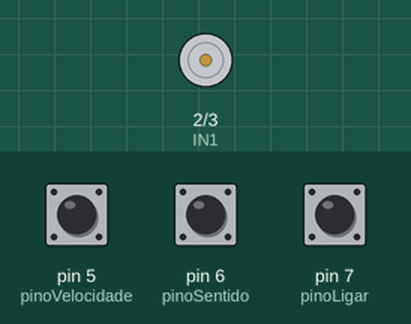
Recording of a sketch running on a simulated Arduino Uno, built with avr-gcc and run on an emulated ATmega328P. Shown: motor-driver pin pairs drawn as motors (green arrow = first pin HIGH = forward, orange = second pin HIGH = backward, longer = more drive, scaled by the enable pin). Inputs (shaded band) come from the test bench; at power-on: pin 7 (pinoLigar) HIGH, pin 5 (pinoVelocidade) HIGH, pin 6 (pinoSentido) HIGH.

Above: at 1.2 s.
1.3 s: pin 7 (pinoLigar) pulled LOW for 0.15 s
At 2.3 s:
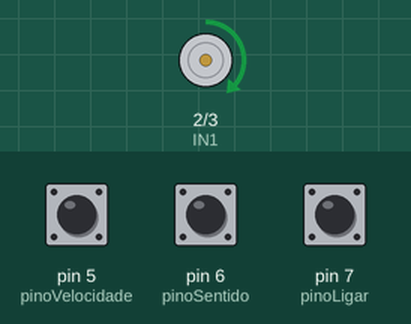
2.9 s: pin 5 (pinoVelocidade) pulled LOW for 0.15 s
At 3.5 s:
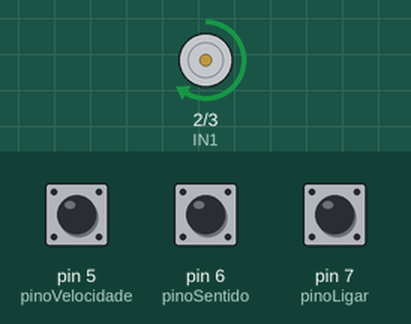
4.5 s: pin 6 (pinoSentido) pulled LOW for 0.15 s
At 6.0 s:
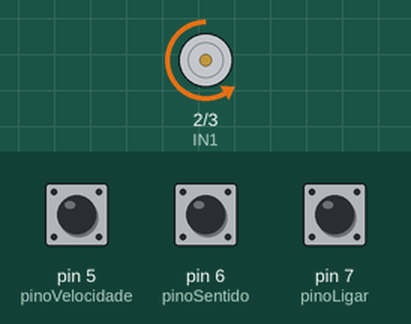
6.3 s: pin 5 (pinoVelocidade) pulled LOW for 1 s
At 7.3 s:
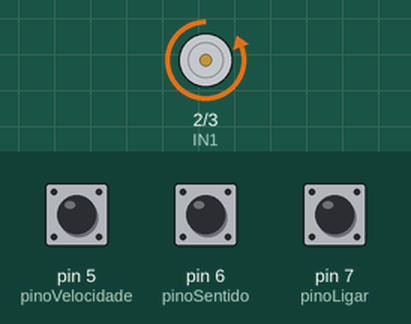
8.8 s: pin 6 (pinoSentido) pulled LOW for 1 s
At 9.5 s:
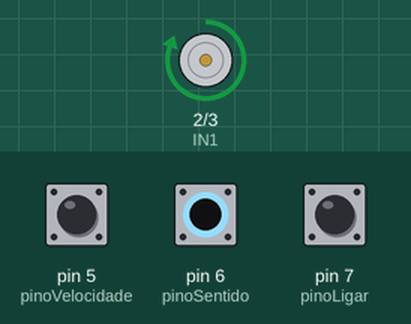
11.3 s: pin 6 (pinoSentido) pulled LOW for 3.2 s
At 12.6 s:
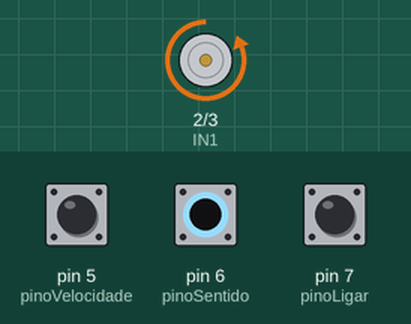
Timing chart, 0 to 14.3 s (numbered marks = the images above; inputs shaded):
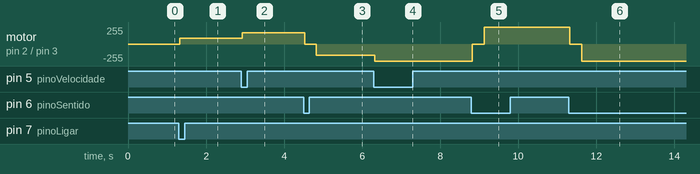

Measured:
- after the input at 1.3 s, motor on pin 2 (IN1) / pin 3 (IN2): stopped → forward 85/255 at once
- after the input at 2.9 s, motor on pin 2 (IN1) / pin 3 (IN2): forward 85/255 → forward 170/255 at once
- after the input at 4.5 s, motor on pin 2 (IN1) / pin 3 (IN2): forward 170/255 → stopped at once, → backward 170/255 0.30 s later
- after the input at 6.3 s, motor on pin 2 (IN1) / pin 3 (IN2): backward 170/255 → backward 255/255 at once
- after the input at 8.8 s, motor on pin 2 (IN1) / pin 3 (IN2): backward 255/255 → stopped at once, → forward 255/255 0.30 s later
- after the input at 11.3 s, motor on pin 2 (IN1) / pin 3 (IN2): forward 255/255 → stopped at once, → backward 255/255 0.30 s later

The sketch:

codigo_placa_arduino.ino
```cpp
// C++ code - Controle de Motor L298N usando a biblioteca Bounce2
//

#include <Bounce2.h>

// Configurações de velocidade
int velocidade = 85;
int nivelVelocidade = 1;

// Pinos dos botões
const int pinoLigar = 7;
const int pinoSentido = 6;
const int pinoVelocidade = 5;

// Instâncias da biblioteca Bounce2 para cada botão
Bounce debouncerLigar = Bounce();
Bounce debouncerSentido = Bounce();
Bounce debouncerVelocidade = Bounce();

// Variáveis de controle do motor
int liga = 0;
int pin2 = HIGH;
int pin3 = LOW;

// Protótipos das funções
void ligaMotor();
void desligaMotor();
void alteraSentido();
void alteraVelocidade();

void setup()
{
  // Pinos de controle da ponte H (L298N)
  pinMode(9, OUTPUT); // ENA (PWM)
  pinMode(2, OUTPUT); // IN1
  pinMode(3, OUTPUT); // IN2

  // Configuração dos botões no Bounce2 (associa pino e define resistor interno)
  debouncerLigar.attach(pinoLigar, INPUT_PULLUP);
  debouncerLigar.interval(25); // Tempo de filtro em milissegundos

  debouncerSentido.attach(pinoSentido, INPUT_PULLUP);
  debouncerSentido.interval(25);

  debouncerVelocidade.attach(pinoVelocidade, INPUT_PULLUP);
  debouncerVelocidade.interval(25);
}

void loop()
{
  // Atualiza a leitura dos botões a cada ciclo
  debouncerLigar.update();
  debouncerSentido.update();
  debouncerVelocidade.update();

  // -----------------------------
  // Botão Ligar / Desligar
  // -----------------------------
  // fell() retorna true exatamente UMA vez no instante em que o botão é pressionado (HIGH -> LOW)
  if (debouncerLigar.fell())
  {
    liga = !liga;
    if (liga == 0) {
      desligaMotor();
    }
  }

  // Controle de acionamento contínuo
  if (liga == 1)
  {
    ligaMotor();
  }

  // -----------------------------
  // Botão Alterar Sentido
  // -----------------------------
  if (debouncerSentido.fell())
  {
    desligaMotor();
    alteraSentido();
  }

  // -----------------------------
  // Botão Alterar Velocidade
  // -----------------------------
  if (debouncerVelocidade.fell())
  {
    nivelVelocidade++;
    alteraVelocidade();
  }
}

// =====================================================
// Funções do Motor
// =====================================================
void ligaMotor()
{
  analogWrite(9, velocidade);
  digitalWrite(2, pin2);
  digitalWrite(3, pin3);
}

void desligaMotor()
{
  analogWrite(9, 0); // Corta a alimentação PWM
  digitalWrite(2, LOW);
  digitalWrite(3, LOW);
  delay(300); // Pausa para desaceleração mecânica do motor
}

void alteraSentido()
{
  pin2 = !pin2;
  pin3 = !pin3;
}

void alteraVelocidade()
{
  if (nivelVelocidade > 3) {
    nivelVelocidade = 1;
  }

  if (nivelVelocidade == 1) {
    velocidade = 85;
  } else if (nivelVelocidade == 2) {
    velocidade = 170;
  } else if (nivelVelocidade == 3) {
    velocidade = 255;
  }
}
```
